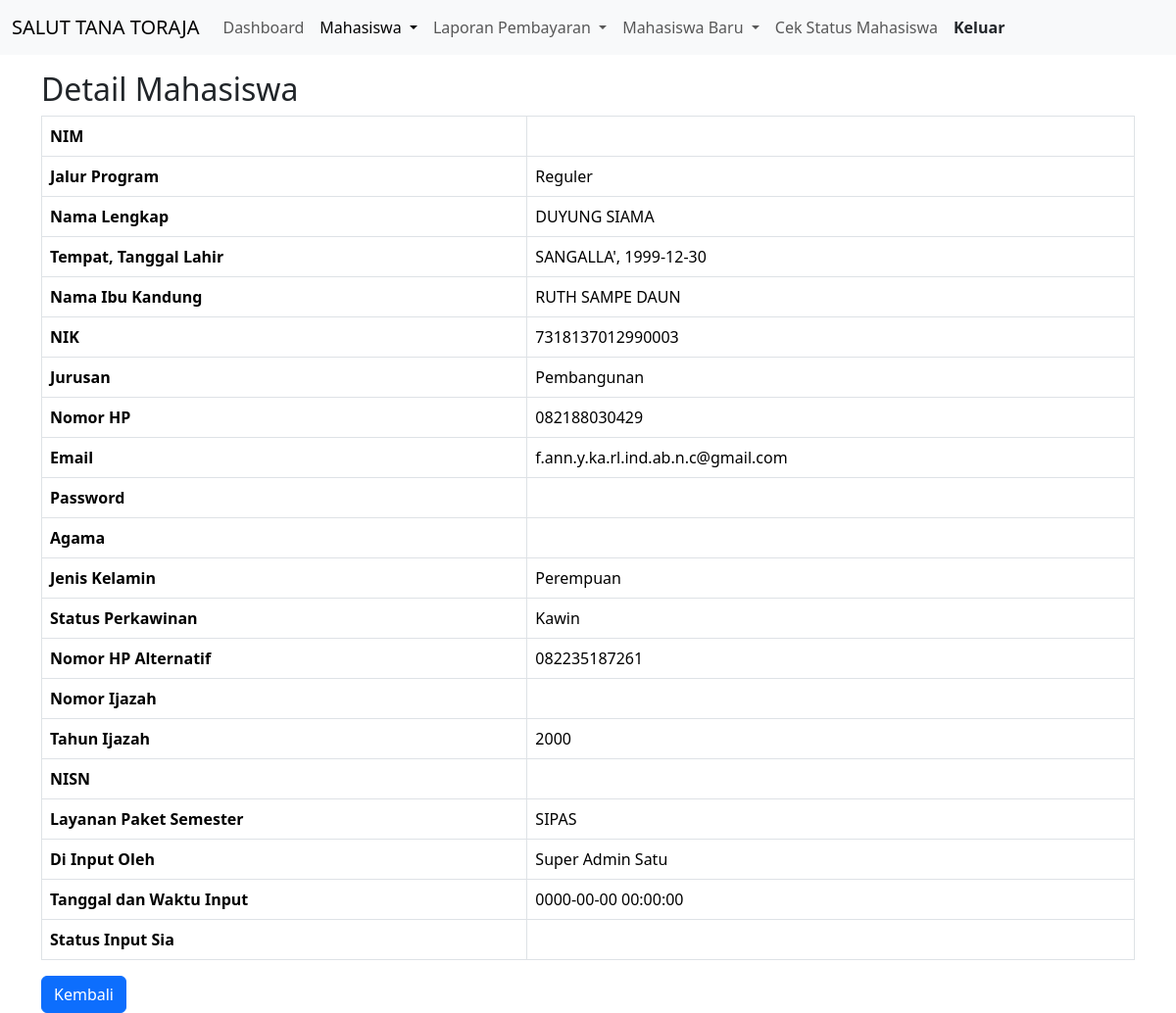
Page /admin/mahasiswa/lihat_data_mahasiswa.php?No=48 (signed in) on the committed database.
### tables this page shows
CREATE TABLE `mahasiswa` (
  `No` int(11) NOT NULL AUTO_INCREMENT,
  `Nim` text NOT NULL,
  `JalurProgram` enum('RPL','Reguler') NOT NULL,
  `NamaLengkap` varchar(100) NOT NULL,
  `TempatLahir` varchar(50) DEFAULT NULL,
  `TanggalLahir` date DEFAULT NULL,
  `NamaIbuKandung` varchar(100) DEFAULT NULL,
  `NIK` varchar(16) DEFAULT NULL,
  `Jurusan` varchar(50) DEFAULT NULL,
  `NomorHP` varchar(15) DEFAULT NULL,
  `Email` varchar(255) DEFAULT NULL,
  `Password` varchar(20) NOT NULL,
  `Agama` varchar(20) NOT NULL,
  `JenisKelamin` varchar(20) NOT NULL,
  `StatusPerkawinan` varchar(20) NOT NULL,
  `NomorHPAlternatif` varchar(15) DEFAULT NULL,
  `NomorIjazah` varchar(20) DEFAULT NULL,
  `TahunIjazah` year(4) DEFAULT NULL,
  `NISN` varchar(10) DEFAULT NULL,
  `LayananPaketSemester` varchar(20) NOT NULL,
  `DiInputOleh` varchar(50) DEFAULT NULL,
  `DiInputPada` datetime DEFAULT current_timestamp(),
  `DiEditPada` datetime NOT NULL DEFAULT current_timestamp(),
  `STATUS_INPUT_SIA` varchar(50) NOT NULL,
  PRIMARY KEY (`No`),
  UNIQUE KEY `NIK` (`NIK`)
);

### admin/mahasiswa/lihat_data_mahasiswa.php (the view, shortened to what this page needs)
<?php
require_once "../koneksi.php";
$id = $_GET['No'];
$id = mysqli_real_escape_string($koneksi, $id);
$query = "SELECT * FROM mahasiswa WHERE No='$id'";
$result = mysqli_query($koneksi, $query);
$mahasiswa = mysqli_fetch_assoc($result);
?>
<!doctype html>
<html lang="en">
  <head>
    <link href="https://cdn.jsdelivr.net/npm/bootstrap@5.3.3/dist/css/bootstrap.min.css" rel="stylesheet"s>
  </head>
  <body>
  <nav class="navbar navbar-expand-lg bg-body-tertiary">
  <div class="container-fluid">
    <a class="navbar-brand" href="#">SALUT TANA TORAJA</a>
    <div class="collapse navbar-collapse" id="navbarNav">
      <ul class="navbar-nav">
        <li class="nav-item">
          <a class="nav-link" aria-current="page" href="../dashboard.php">Dashboard</a>
        </li>
        <li class="nav-item dropdown">
          <a class="nav-link dropdown-toggle active" href="./index.php" role="button" data-bs-toggle="dropdown" aria-expanded="false">
            Mahasiswa
          </a>
        </li>
        <li class="nav-item dropdown">
          <a class="nav-link dropdown-toggle" href="../laporanbayar" role="button" data-bs-toggle="dropdown" aria-expanded="false">
            Laporan Pembayaran
          </a>
        </li>
        <li class="nav-item dropdown">
          <a class="nav-link dropdown-toggle" role="button" data-bs-toggle="dropdown" aria-expanded="false">
            Mahasiswa Baru
          </a>
        </li>
        <li class="nav-item">
          <a class="nav-link" aria-current="page" href="../cekstatus/pencarian.php">Cek Status Mahasiswa</a>
        </li>
        <li class="nav-item">
            <a class="nav-link btn btn-warning text-dark fw-bold" href="logout.php">Keluar</a>
        </li>
      </ul>
    </div>
  </div>
    </nav>
<div class="container-sm mt-3">
    <h2>Detail Mahasiswa</h2>
    <table class="table table-bordered">
        <tbody>
            <tr>
                <th>NIM</th>
                <td><?php echo $mahasiswa['Nim']; ?></td>
            </tr>
            <tr>
                <th>Jalur Program</th>
                <td><?php echo $mahasiswa['JalurProgram']; ?></td>
            </tr>
            <tr>
                <th>Nama Lengkap</th>
                <td><?php echo $mahasiswa['NamaLengkap']; ?></td>
            </tr>
            <tr>
                <th>Tempat, Tanggal Lahir</th>
                <td><?php echo $mahasiswa['TempatLahir'] . ', ' . $mahasiswa['TanggalLahir']; ?></td>
            </tr>
            <tr>
                <th>Nama Ibu Kandung</th>
                <td><?php echo $mahasiswa['NamaIbuKandung']; ?></td>
            </tr>
            <tr>
                <th>NIK</th>
                <td><?php echo $mahasiswa['NIK']; ?></td>
            </tr>
            <tr>
                <th>Jurusan</th>
                <td><?php echo $mahasiswa['Jurusan']; ?></td>
            </tr>
            <tr>
                <th>Nomor HP</th>
                <td><?php echo $mahasiswa['NomorHP']; ?></td>
            </tr>
            <tr>
                <th>Email</th>
                <td><?php echo $mahasiswa['Email']; ?></td>
            </tr>
            <tr>
                <th>Password</th>
                <td><?php echo $mahasiswa['Password']; ?></td>
            </tr>
            <tr>
                <th>Agama</th>
                <td><?php echo $mahasiswa['Agama']; ?></td>
            </tr>
            <tr>
                <th>Jenis Kelamin</th>
                <td><?php echo $mahasiswa['JenisKelamin']; ?></td>
            </tr>
            <tr>
                <th>Status Perkawinan</th>
                <td><?php echo $mahasiswa['StatusPerkawinan']; ?></td>
            </tr>
            <tr>
                <th>Nomor HP Alternatif</th>
                <td><?php echo $mahasiswa['NomorHPAlternatif']; ?></td>
            </tr>
            <tr>
                <th>Nomor Ijazah</th>
                <td><?php echo $mahasiswa['NomorIjazah']; ?></td>
            </tr>
            <tr>
                <th>Tahun Ijazah</th>
                <td><?php echo $mahasiswa['TahunIjazah']; ?></td>
            </tr>
            <tr>
                <th>NISN</th>
                <td><?php echo $mahasiswa['NISN']; ?></td>
            </tr>
            <tr>
                <th>Layanan Paket Semester</th>
                <td><?php echo $mahasiswa['LayananPaketSemester']; ?></td>
            </tr>
            <tr>
                <th>Di Input Oleh</th>
                <td><?php echo $mahasiswa['DiInputOleh']; ?></td>
            </tr>
            <tr>
                <th>Tanggal dan Waktu Input</th>
                <td><?php echo $mahasiswa['DiInputPada']; ?></td>
            </tr>
            <tr>
                <th>Status Input Sia</th>
                <td><?php echo $mahasiswa['STATUS_INPUT_SIA']; ?></td>
            </tr>
        </tbody>
    </table>
    <a href="mahasiswa.php" class="btn btn-primary">Kembali</a>
</div>
  </body>
</html>

### rows in the picture
mahasiswa: JalurProgram "Reguler", NamaLengkap "DUYUNG SIAMA", TempatLahir "SANGALLA'", TanggalLahir "1999-12-30", NamaIbuKandung "RUTH SAMPE DAUN", NIK "7318137012990003", Jurusan "Pembangunan", NomorHP "082188030429", Email "f.ann.y.ka.rl.ind.ab.n.c@gmail.com", JenisKelamin "Perempuan", StatusPerkawinan "Kawin", NomorHPAlternatif "082235187261", TahunIjazah "2000", LayananPaketSemester "SIPAS", DiInputOleh "Super Admin Satu", DiInputPada "0000-00-00 00:00:00"
